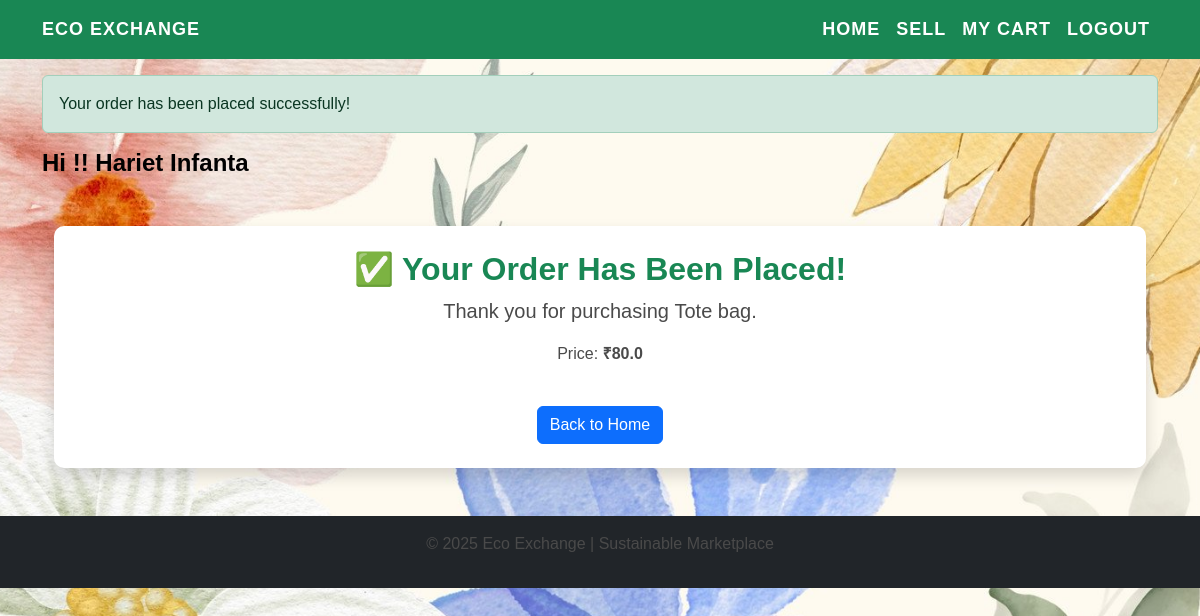
The page /buy/5 (signed in) on the database its author committed.
### models.py (models this page shows)
class User(db.Model, UserMixin):
    id = db.Column(db.Integer, primary_key=True)
    username = db.Column(db.String(100), nullable=False, unique=True)
    email = db.Column(db.String(120), nullable=False, unique=True)
    password = db.Column(db.String(200), nullable=False)
    products = db.relationship('Product', backref='owner', lazy=True)
    cart = db.relationship('Cart', uselist=False, backref='user', lazy=True)  # Ensures one cart per user

class Product(db.Model):
    id = db.Column(db.Integer, primary_key=True)
    name = db.Column(db.String(100), nullable=False)
    description = db.Column(db.Text, nullable=False)
    price = db.Column(db.Float, nullable=False)
    image_url = db.Column(db.String(255), nullable=True)
    user_id = db.Column(db.Integer, db.ForeignKey('user.id'), nullable=False)

### app.py (the view)
@app.route('/buy/<int:product_id>', methods=['GET'])
@login_required
def buy(product_id):
    product = Product.query.get_or_404(product_id)
    flash('Your order has been placed successfully!', 'success')
    return render_template('order_confirmation.html', product=product)

### app.py (called while the page is built)
@login_manager.user_loader
def load_user(user_id):
    return db.session.get(User, int(user_id))

### templates/order_confirmation.html (shortened to what this page needs)
{% extends 'base.html' %}
{% block content %}
<div class="container text-center mt-5">
    <div class="card shadow p-4">
        <h2 class="text-success">✅ Your Order Has Been Placed!</h2>
        <p class="lead">Thank you for purchasing <strong>{{ product.name }}</strong>.</p>
        <p>Price: <strong>₹{{ product.price }}</strong></p>
        <div class="mt-4">
            <a href="{{ url_for('home') }}" class="btn btn-primary">Back to Home</a>
        </div>
    </div>
</div>
{% endblock %}

### templates/base.html (shortened to what this page needs)
<!DOCTYPE html>
<html lang="en">
<head>
    <link rel="stylesheet" href="https://cdn.jsdelivr.net/npm/bootstrap@5.3.0/dist/css/bootstrap.min.css">
    <link rel="stylesheet" href="{{ url_for('static', filename='style.css') }}">
</head>
<body>
    <nav class="navbar navbar-expand-lg navbar-dark bg-success">
        <div class="container">
            <a class="navbar-brand text-white fw-bold" href="{{ url_for('home') }}">Eco Exchange</a>
            <div class="collapse navbar-collapse" id="navbarNav">
                <ul class="navbar-nav ms-auto">
                    <li class="nav-item"><a class="nav-link {% if request.endpoint == 'home' %}active{% endif %}" href="{{ url_for('home') }}">Home</a></li>
                    {% if current_user.is_authenticated %}
                        <li class="nav-item"><a class="nav-link {% if request.endpoint == 'sell' %}active{% endif %}" href="{{ url_for('sell') }}">Sell</a></li>
                        <li class="nav-item"><a class="nav-link {% if request.endpoint == 'my_cart' %}active{% endif %}" href="{{ url_for('my_cart') }}">My Cart</a></li>
                        <li class="nav-item"><a class="nav-link" href="{{ url_for('logout') }}">Logout</a></li>
                    {% else %}
                        <li class="nav-item"><a class="nav-link {% if request.endpoint == 'login' %}active{% endif %}" href="{{ url_for('login') }}">Login</a></li>
                        <li class="nav-item"><a class="nav-link {% if request.endpoint == 'register' %}active{% endif %}" href="{{ url_for('register') }}">Register</a></li>
                    {% endif %}
                </ul>
            </div>
        </div>
    </nav>
    <div class="container mt-3">
        {% with messages = get_flashed_messages(with_categories=True) %}
            {% if messages %}
                {% for category, message in messages %}
                    <div class="alert alert-{{ category }}">{{ message }}</div>
                {% endfor %}
            {% endif %}
        {% endwith %}
    </div>
    <div class="container mt-3">
        {% if current_user.is_authenticated %}
            <h4 class="text-success fw-bold">Hi !! {{ current_user.username.title() }}</h4>
        {% endif %}
    </div>
    <div class="container mt-4">
        {% block content %}{% endblock %}
    </div>
    <footer class="text-center py-3 bg-dark text-white mt-5">
        <p>&copy; 2025 Eco Exchange | Sustainable Marketplace</p>
    </footer>

### static/style.css (style rules this page uses)
.navbar-nav .nav-link, .navbar-brand { color: white !important; font-weight: bold; font-size: 18px; text-transform: uppercase; letter-spacing: 1px; }
h4.text-success { color: black !important; }
h2 { color: black !important; font-weight: bold; }
body { background-image: url('images/eco-pattern.png'); background-size: cover; background-position: center; background-repeat: no-repeat; background-attachment: fixed; font-family: 'Poppins', sans-serif; color: #2E7D32; }
.card { border-radius: 10px; box-shadow: 0 4px 8px rgba(0, 0, 0, 0.1); border: none; background-color: #ffffff; transition: transform 0.2s ease-in-out; }
p { color: #4A4A4A; }

### rows shown on the page
User: username "Hariet Infanta"
Product: name "Tote bag", price "80.0"

### other values the page prints
{{ message }} "Your order has been placed successfully!"
